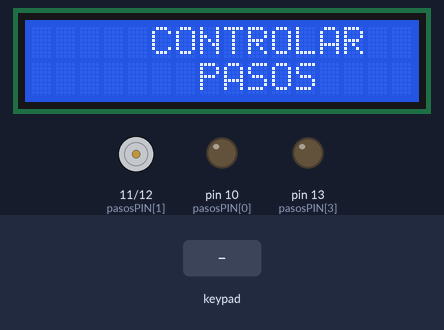
Simulated run of this sketch. Board: Arduino Uno, built with avr-gcc and run on an emulated ATmega328P. Shown: 16×2 character LCD, motor-driver pin pairs drawn as motors (green arrow = first pin HIGH = forward, orange = second pin HIGH = backward, longer = more drive), output pins drawn as LEDs (lit = HIGH). The inputs (shaded band) are chosen by the test bench.

Above: at 0.7 s.
1.3 s: keypad keys 1 0 1 1 1 2 1 3 pressed 0.4 s apart
At 2.1 s:
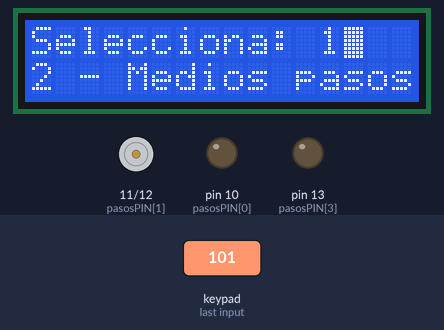
At 4.3 s:
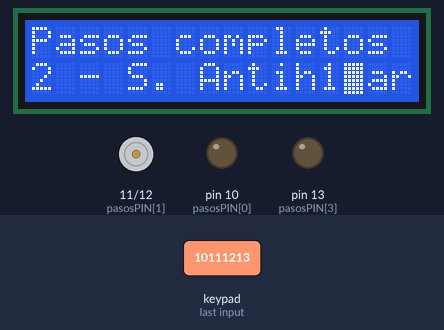
Timing chart, 0 to 5.8 s (numbered marks = the images above; inputs shaded):
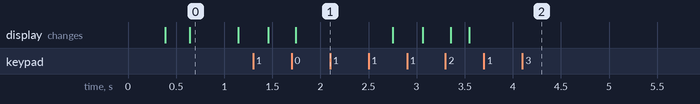

The sketch:

2_MotorPasos.ino
```cpp
// 2_MotorPasos.ino


// Teclado 4x4
#include <Keypad.h>
#include <LiquidCrystal_I2C.h>

#define unoMas(I) ((I+1)%4)
#define unoMenos(I) ((4+I-1)%4)

enum PASOS {
  COMPLETOS = 0,
  MEDIOS = 1,
  JOYSTICK = 2
};

enum SENTIDO {
  HORARIO = 0,
  ANTIHORARIO = 1
};

// Pines de pasos (IN1, IN2, IN3, IN4) respectivamente
const byte pasosPIN[4] = {10, 11, 12, 13};
// Tiempo para procesar cada paso
const byte period = 5; // 10 ms

// Para LCD
const byte lcdrows = 4;
const byte lcdcols = 20;

// Para teclado (pines 2 - 9)
const byte nrows = 4;
const byte ncols = 4;
const byte rows[nrows] = {2, 3, 4, 5};
const byte cols[ncols] = {6, 7, 8, 9};
char keys[nrows][ncols] =
{ {'1', '2', '3', 'C'},
  {'4', '5', '6', '+'},
  {'7', '8', '9', '-'},
  {'*', '0', '/', '='}};

// Objeto Keypad
Keypad kbd = Keypad(makeKeymap(keys), rows, cols, nrows, ncols);

// set the LCD address to 0x27 for a 16 chars and 2 line display
LiquidCrystal_I2C lcd(0x27, lcdrows, lcdcols);

// Prototipos de funciones
void mensajeInicio(void);
void animacion(void);
void vueltaHoraria(enum PASOS);
void vueltaAntihoraria(enum PASOS);
byte pedirModo(void);
byte pedirSentido(void);

void setup() {

  // Start LCD
  lcd.init();

  // Backlight
  lcd.backlight();

  // Que no parpadee cursor
  lcd.noBlink();

  // Todo pin es de salida
  for(int i = 0; i < 4; ++i)
    pinMode(pasosPIN[i], OUTPUT);

  // Todos inician en BAJO
  for(int i = 0; i < 4; ++i)
    digitalWrite(pasosPIN[i], LOW);

}

void loop() {

  animacion();
  mensajeInicio();
  delay(500);
  animacion();

  lcd.blink();

  enum PASOS pasos = (enum PASOS)pedirModo();

  animacion();

  if(pasos == JOYSTICK) {

    //lcd.print("Modo joystick");

  } else {

    if(pasos == COMPLETOS)
      lcd.print("Pasos completos");
    else if (pasos == MEDIOS)
      lcd.print("Pasos medios");

    enum SENTIDO sentido = (enum SENTIDO)pedirSentido();

    if(sentido == HORARIO)
      vueltaHoraria(pasos);
    else if(sentido == ANTIHORARIO)
      vueltaAntihoraria(pasos);
  }

  // delay(500);

}


void mensajeInicio(void) {

  lcd.setCursor(5, 0);
  lcd.print("CONTROLAR");
  lcd.setCursor(7, 1);
  lcd.print("MOTOR");
  lcd.setCursor(9, 2);
  lcd.print("A");
  lcd.setCursor(7, 3);
  lcd.print("PASOS");
}


void animacion(void){

  for(byte i = 0; i < lcdcols; ++i){
    for(byte j = 0; j < lcdrows; ++j) {
      lcd.setCursor(i, j);
      lcd.print((char)0xFF);
    }
    delay(7);
  }
  for(byte i = 0; i < lcdcols; ++i){
    for(byte j = 0; j < lcdrows; ++j) {
      lcd.setCursor(i, j);
      lcd.print(" ");
    }
    delay(6);
  }
  lcd.setCursor(0, 0);
}

byte pedirModo(void) {

  char k;
  lcd.setCursor(0, 0);
  lcd.print("Selecciona: ");
  lcd.setCursor(0, 1);
  lcd.print("1 - Pasos completos");
  lcd.setCursor(0, 2);
  lcd.print("2 - Medios pasos");
  lcd.setCursor(0, 3);
  //lcd.print("3 - Modo joystick");
  lcd.setCursor(12, 0);

  // Hasta obtener una selección válida

  while( ((k = kbd.getKey()) == '\0') || ('1' > k || k > '3'));

  // Muestra opción seleccionada y espera
  lcd.print(k);
  delay(1000);

  // Como la opción 1 es la cero, resto '1'
  return (k - '1');
}


void vueltaHoraria(enum PASOS pasos) {

  if(pasos == COMPLETOS){

    // Vuelta en sentido horario
    for(int i = 0; i < 512; ++i) {    // 512 ciclos, pues 5.625 * 4 / 32 = 512
      // Cada paso:
      for(int j = 0; j < 4; ++j){
        digitalWrite(pasosPIN[j] , HIGH);
        delay(period);
        digitalWrite(pasosPIN[j], LOW);
        delay(period);
      }
    }

  } else {  // Medios Pasos

    for(int h = 0; h < 512; ++h) {
      //Cada ciclo:
      for(int i = 0; i < 4; ++i) {
        // Cada dos pasos:
        digitalWrite(pasosPIN[i], HIGH);
        delay(period);
        digitalWrite(pasosPIN[unoMas(i)], HIGH);
        delay(period);
        digitalWrite(pasosPIN[i], LOW);
      }
    }
    // Quedo prendido A, se apaga
    digitalWrite(pasosPIN[0], LOW);

  }

  delay(1000);    // delay de espera

  // Al final pongo todo en BAJO
  for(int j = 0; j < 4; ++j)
    digitalWrite(pasosPIN[j], LOW);
}
void vueltaAntihoraria(enum PASOS pasos) {

  if(pasos == COMPLETOS){

    // Vuelta en sentido antihorario
    for(int i = 0; i < 512; ++i) { // 512 ciclos, pues 5.625 * 4 / 32 = 512
      // Cada paso:
      for(int j = 3; j >= 0; --j){
        digitalWrite(pasosPIN[j], HIGH);
        delay(period);
        digitalWrite(pasosPIN[j], LOW);
        delay(period);
      }
    }

  } else {  // Medios Pasos

    for(int h = 0; h < 512; ++h) {
      //Cada ciclo:
      for(int i = 3; i >= 0; --i) {
        // Cada dos pasos:
        digitalWrite(pasosPIN[i], HIGH);
        delay(period);
        digitalWrite(pasosPIN[unoMenos(i)], HIGH);
        delay(period);
        digitalWrite(pasosPIN[i], LOW);
      }
    }
    // Quedo prendido D, se apaga
    digitalWrite(pasosPIN[3], LOW);

  }

  delay(1000);    // delay de espera

  // Al final pongo todo en BAJO
  for(int j = 0; j < 4; ++j)
    digitalWrite(pasosPIN[j], LOW);

}

byte pedirSentido(void) {

  char k;
  lcd.setCursor(0, 1);
  lcd.print("Selecciona: ");
  lcd.setCursor(0, 2);
  lcd.print("1 - S. Horario");
  lcd.setCursor(0, 3);
  lcd.print("2 - S. Antihorario");
  lcd.setCursor(12, 1);

  // Hasta obtener una selección válida

  while( ((k = kbd.getKey()) == '\0') || ('1' > k || k > '2'));

  // Muestra opción seleccionada y espera
  lcd.print(k);
  delay(1000);

  // Como la opción 1 es la cero, resto '1'
  return (k - '1');
}
```

Measured:
- what the display in image 0 shows lasts 0.5 s, from 0.6 s to 1.1 s
